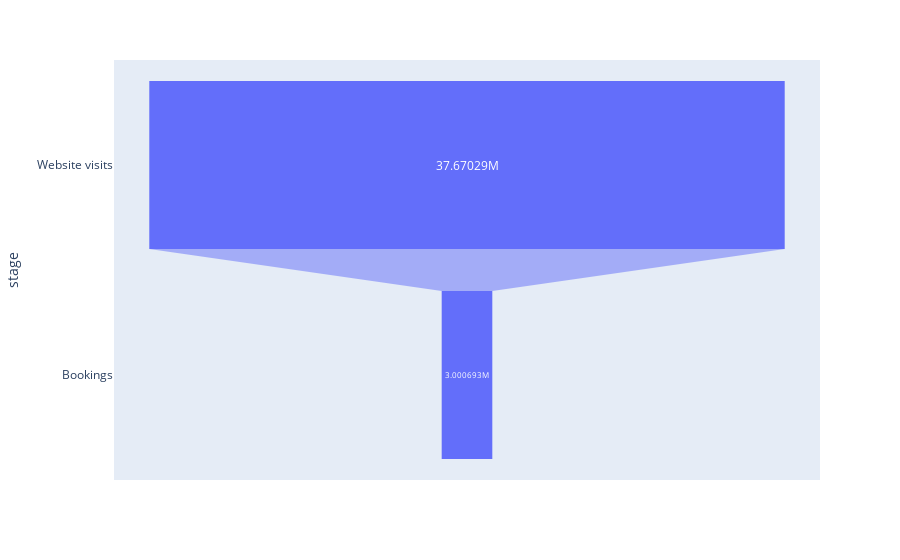

Source (notebook cell):
### Code cell
import plotly.express as px

data = dict(
    number=[  df['user_id'].count() , df['user_id'].loc[df['is_booking']==1].count()],
    stage=["Website visits", "Bookings"])

fig = px.funnel(data, x='number', y='stage')
fig.show()

### Figure 1 — Plotly figure (JSON) as saved in the notebook; plotly's stock layout.template omitted (floating-point values rounded to 4 significant figures)
{"data": [{"hovertemplate": "number=%{x}<br>stage=%{y}<extra></extra>", "legendgroup": "", "marker": {"color": "#636efa"}, "name": "", "orientation": "h", "showlegend": false, "type": "funnel", "x": [37670293, 3000693], "xaxis": "x", "y": ["Website visits", "Bookings"], "yaxis": "y"}], "layout": {"legend": {"tracegroupgap": 0}, "margin": {"t": 60}, "xaxis": {"anchor": "y", "domain": [0, 1], "title": {"text": "number"}}, "yaxis": {"anchor": "x", "domain": [0, 1], "title": {"text": "stage"}}}}
